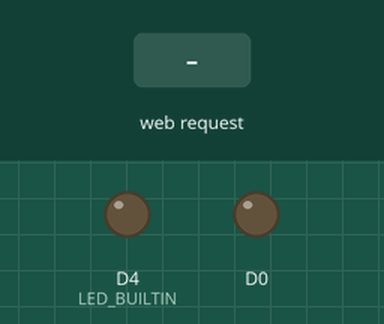
A program run on a simulated ESP8266 (NodeMCU). On the bench: output pins drawn as LEDs (lit = HIGH, except the on-board LED, lit = LOW). The test bench sets the inputs (shaded band). WiFi joins after 1.5 s; servers stay silent unless stated; uploads are accepted with an empty reply; what the program prints to the serial monitor is not drawn.

Above: at 2.9 s.
3.0 s: HTTP request GET /set?value=1 received
At 4.2 s:
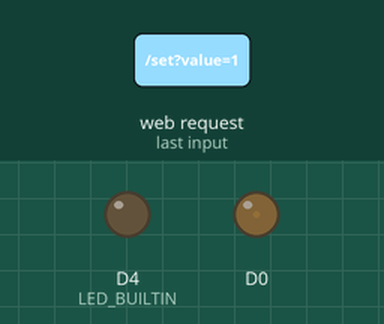
4.5 s: HTTP request GET /set?value=120 received
At 5.2 s:
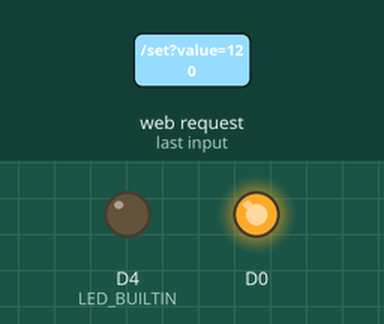
Timing chart, 0 to 7.5 s (numbered marks = the images above; inputs shaded):
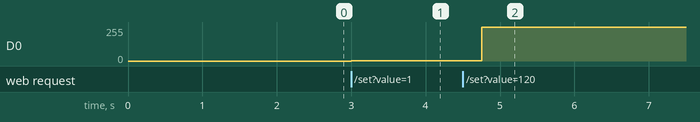

Measured:
- after the input at 3.0 s, D0: 0/255 → 2/255 at once
- after the input at 4.5 s, D0: 2/255 → 255/255 after 0.25 s

The program:

main.cpp
```cpp
#include <Arduino.h>
#include <ESP8266WebServer.h>
#include <server-handler.h>

ESP8266WebServer server(80);
int PWM = 0;
float frequencyValuePerPercent = 2.55;

void set() {
  String value = server.arg("value");
  int percent = value.toInt();
  int newPWM = frequencyValuePerPercent * percent;
  int multiplier = newPWM > PWM ? 1 : -1;

  while (PWM != newPWM) {
    PWM = PWM + multiplier;
    analogWrite(D0, PWM);
    delay(1);
  }

  if (PWM >= 255) {
    digitalWrite(D0, HIGH);
    digitalWrite(LED_BUILTIN, HIGH);
  }
  if (PWM <= 0) {
    digitalWrite(D0, LOW);
    digitalWrite(LED_BUILTIN, LOW);
  }

  Serial.println(value);
  server.send(200, "text/plain", "true");
}

void test() {
  server.send(200, "text/plain", "it works brah");
}

void initServer() {
  server.on("/set", set);
  server.on("/test", test);
  server.begin();
}

void setup() {
  Serial.begin(9600);
  pinMode(LED_BUILTIN, OUTPUT);
  pinMode(D0, OUTPUT);
  digitalWrite(D0, LOW);

  wifiConnect();
  declareDevice();

  initServer();
  digitalWrite(LED_BUILTIN, HIGH);
}

unsigned long previousMillis = 0;
unsigned long interval = 30 * 1000;
void loop() {
  unsigned long currentMills = millis();

  server.handleClient();

  if (currentMills - previousMillis >= interval) {
    previousMillis = currentMills;
    declareDevice();
  }
} 
```

server-handler.h
```cpp
#ifndef WIFI_INFO_H_
#define WIFI_INFO_H_

#if defined(ESP8266)
#include <ESP8266HTTPClient.h>
#include <ESP8266WiFi.h>
#include <WiFiClient.h>
#include <WiFiManager.h>
#elif defined(ESP32)
#endif

HTTPClient http;
WiFiClient wifiClient;
WiFiManager wifiManager;

String home_server = "http://192.168.1.199:8080";

const uint32 id = ESP.getChipId();

// Replace this with out own info:
const char *ssid = "";
const char *password = "";

void wifiConnect() {
  WiFi.persistent(false);
  WiFi.mode(WIFI_STA);
  WiFi.setAutoReconnect(true);
  WiFi.begin(ssid, password);
  Serial.println("WiFi connecting...");
  while (!WiFi.isConnected()) {
    delay(100);
    Serial.print(".");
  }
  Serial.print("\n");
  Serial.printf("WiFi connected, IP: %s\n", WiFi.localIP().toString().c_str());
}

void declareDevice() {
  http.begin(wifiClient, home_server + "/device-declare");
  http.addHeader("Content-Type", "application/json");
  String jsonString = "{ \"id\": \"" + String(id) + "\", \"name\": \"dimmable-light\" }";
  int httpCode = http.POST(jsonString);

  if (httpCode > 0) {
    String result = http.getString();
    Serial.print("Ping sent to server: ");
    Serial.println(result);
  } else {
    Serial.print("Oops: ");
    Serial.println(httpCode);
  }
  http.end();
}

#endif /* WIFI_INFO_H_ */
```
